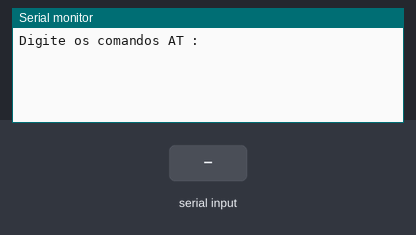
This sketch was run on a simulated Arduino Uno, built with avr-gcc and run on an emulated ATmega328P. Shown: the last lines printed to the serial monitor. Inputs (shaded band) come from the test bench.

Above: at 1.2 s.
1.3 s: "1" received over the second serial link
At 2.5 s:
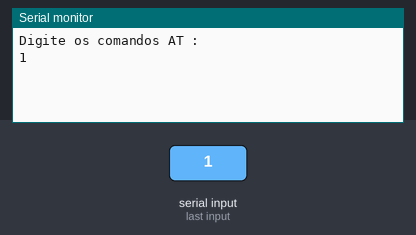
2.8 s: "0" received over the second serial link
At 3.8 s:
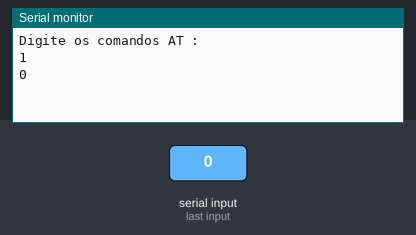

The sketch:

HC-05.ino.ino
```cpp
// Programa : Modulo BT HC-05 - Programacao
// Autor : Arduino e Cia

// Carrega a biblioteca SoftwareSerial
#include <SoftwareSerial.h>

// Define os pinos para a serial
SoftwareSerial MinhaSerial(6, 7); // RX, TX
String command = "";

void setup()
{
  // Inicia a serial
  Serial.begin(115200);
  // Mensagem inicial
  Serial.println("Digite os comandos AT :");
  // Inicia a serial configurada nas portas 6 e 7
  MinhaSerial.begin(38400);
}

void loop()
{
  // Verifica se ha comunicacao com o modulo
  // e efetua a leitura
  if (MinhaSerial.available())
  {
     while(MinhaSerial.available())
     {
       command += (char)MinhaSerial.read();
     }
   Serial.println(command);
   command = "";
  }

  // Envio de comandos
  if (Serial.available())
  {
    delay(10);
    MinhaSerial.write(Serial.read());
  }
}
```

Measured:
- after the input at 1.3 s, the serial monitor: prints a new line at once (image 1)
- after the input at 2.8 s, the serial monitor: prints a new line at once (image 2)
